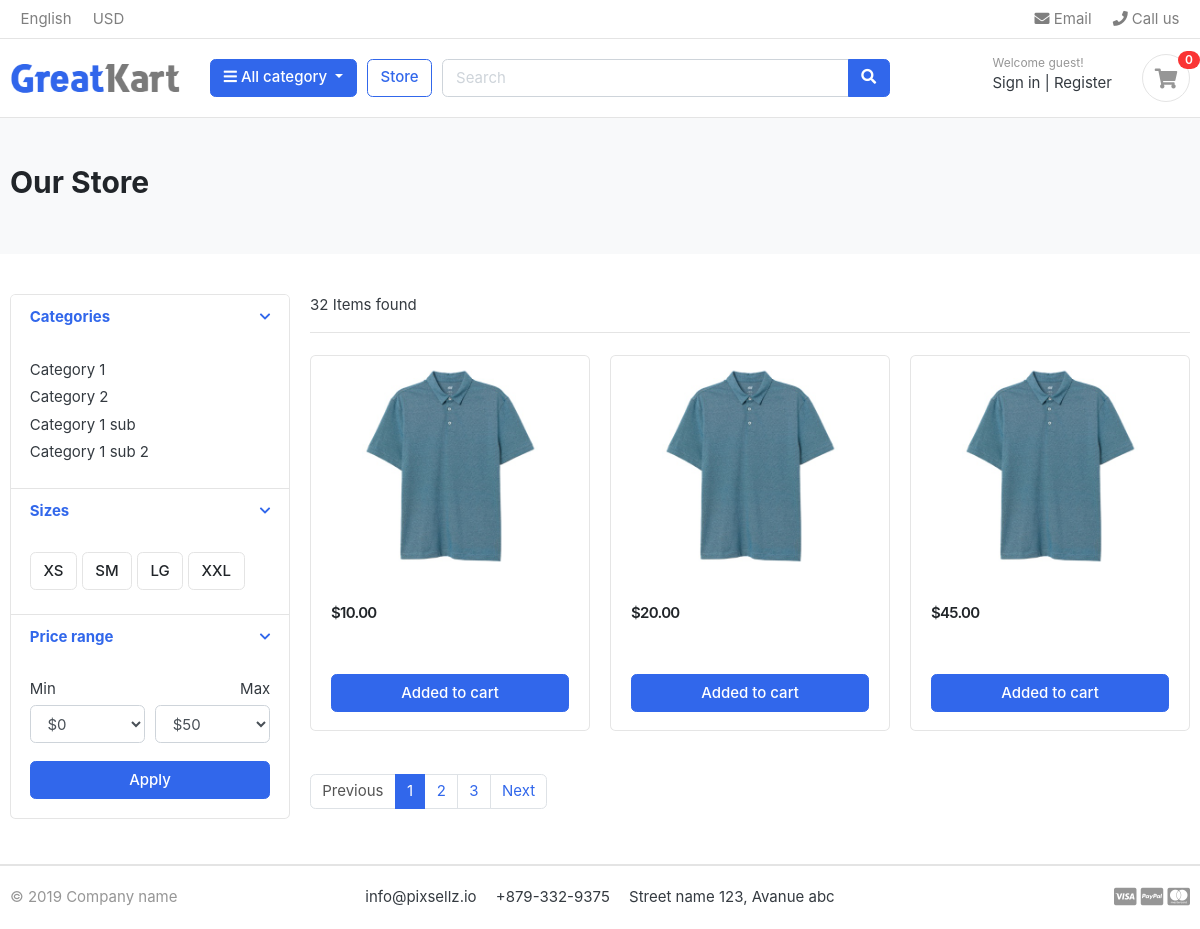
Screenshot of /products/ with the database file from the repository.
### category/models.py (models this page shows, shortened)
class Category(TimeStampedModel):
    name = models.CharField(max_length=50, unique=True)
    slug = models.SlugField(max_length=50, unique=True)
    order = models.IntegerField(default=0)
    class Meta:
        ordering = ['order']

### product/models.py (models this page shows, shortened)
class Product(TimeStampedModel):
    seller = models.ForeignKey(User, on_delete=models.CASCADE, related_name='seller')
    title = models.CharField(max_length=100, unique=True)
    slug = models.SlugField(max_length=100, unique=True)
    description = models.TextField()
    price = models.DecimalField(max_digits=10, decimal_places=2)
    quantity = models.IntegerField(default=0)
    category = models.ForeignKey(Category, on_delete=models.PROTECT, related_name='products')
    color = models.ManyToManyField(Color, blank=True)
    size = models.ManyToManyField(Size, blank=True)
    custom = ProductManager()
    objects = models.Manager()

### product/views.py (the view)
# urls.py: path('products/', ProductListView.as_view(), name='product_list'),
class ProductListView(ListView):
    model = Product
    template_name = 'product/product_list.html'
    context_object_name = 'products'

### category/context_processors.py (called while the page is built)
def categories(request):
    categories = Category.objects.all()
    return {'categories': categories}

### order/context_processors.py (called while the page is built)
def order_count(request):
    if request.user.is_authenticated:
        order_count = OrderItem.objects.filter(customer=request.user, ordered=False).count()
        return {'order_count': order_count}
    return {'order_count': 0}

### templates/product/product_list.html (shortened to what this page needs)
{% extends 'base.html' %}
{% load static %}
{% block content %}
    <section class="section-pagetop bg">
        <div class="container">
            <h2 class="title-page">Our Store</h2>
        </div>
    </section>
    <section class="section-content padding-y">
        <div class="container">
            <div class="row">
                <aside class="col-md-3">
                    <div class="card">
                        <article class="filter-group">
                            <header class="card-header">
                                <a href="#" data-toggle="collapse" data-target="#collapse_1" aria-expanded="true"
                                   class="">
                                    <i class="icon-control fa fa-chevron-down"></i>
                                    <h6 class="title">Categories</h6>
                                </a>
                            </header>
                            <div class="filter-content collapse show" id="collapse_1" style="">
                                <div class="card-body">
                                    <ul class="list-menu">
                                        {% for category in categories %}
                                        <li><a href="#">{{ category.name }} </a></li>
                                        {% endfor %}
                                    </ul>
                                </div>
                            </div>
                        </article>
                        <article class="filter-group">
                            <header class="card-header">
                                <a href="#" data-toggle="collapse" data-target="#collapse_4" aria-expanded="true"
                                   class="">
                                    <i class="icon-control fa fa-chevron-down"></i>
                                    <h6 class="title">Sizes </h6>
                                </a>
                            </header>
                            <div class="filter-content collapse show" id="collapse_4" style="">
                                <div class="card-body">
                                    <label class="checkbox-btn">
                                        <span class="btn btn-light"> XS </span>
                                    </label>
                                    <label class="checkbox-btn">
                                        <span class="btn btn-light"> SM </span>
                                    </label>
                                    <label class="checkbox-btn">
                                        <span class="btn btn-light"> LG </span>
                                    </label>
                                    <label class="checkbox-btn">
                                        <span class="btn btn-light"> XXL </span>
                                    </label>
                                </div>
                            </div>
                        </article>
                        <article class="filter-group">
                            <header class="card-header">
                                <a href="#" data-toggle="collapse" data-target="#collapse_3" aria-expanded="true"
                                   class="">
                                    <i class="icon-control fa fa-chevron-down"></i>
                                    <h6 class="title">Price range </h6>
                                </a>
                            </header>
                            <div class="filter-content collapse show" id="collapse_3" style="">
                                <div class="card-body">
                                    <div class="form-row">
                                        <div class="form-group col-md-6">
                                            <label>Min</label>
                                            <select class="mr-2 form-control">
                                                <option value="0">$0</option>
                                            </select>
                                        </div>
                                        <div class="form-group text-right col-md-6">
                                            <label>Max</label>
                                            <select class="mr-2 form-control">
                                                <option value="50">$50</option>
                                            </select>
                                        </div>
                                    </div>
                                    <button class="btn btn-block btn-primary">Apply</button>
                                </div>
                            </div>
                        </article>
                    </div>
                </aside>
                <main class="col-md-9">
                    <header class="border-bottom mb-4 pb-3">
                        <div class="form-inline">
                            <span class="mr-md-auto">32 Items found </span>
                        </div>
                    </header>
                    <div class="row">
                        {% for product in products %}
                        <div class="col-md-4">
                            <figure class="card card-product-grid">
                                <div class="img-wrap">
                                    <img src="images/items/1.jpg">
                                </div>
                                <figcaption class="info-wrap">
                                    <div class="fix-height">
                                        <div class="price-wrap mt-2">
                                            <span class="price">${{ product.price }}</span>
                                        </div>
                                    </div>
                                    <a href="{% url 'order:add-to-cart' product.pk %}" class="btn btn-block btn-primary">Added to cart </a>
                                </figcaption>
                            </figure>
                        </div>
                        {% endfor %}
                    </div>
                    <nav class="mt-4" aria-label="Page navigation sample">
                        <ul class="pagination">
                            <li class="page-item disabled"><a class="page-link" href="#">Previous</a></li>
                            <li class="page-item active"><a class="page-link" href="#">1</a></li>
                            <li class="page-item"><a class="page-link" href="#">2</a></li>
                            <li class="page-item"><a class="page-link" href="#">3</a></li>
                            <li class="page-item"><a class="page-link" href="#">Next</a></li>
                        </ul>
                    </nav>
                </main>
            </div>
        </div>
    </section>
{% endblock %}

### staticfiles/css/ui.css (style rules this page uses)
html { font-family: "Inter", sans-serif; font-size: 15px; }
.img-wrap { text-align: center; display: block; }
.img-wrap img { max-width: 100%; }
.price-wrap { letter-spacing: -0.7px; }
.padding-y { padding-top: 40px; padding-bottom: 40px; }
figure { margin-bottom: 0; }
article:after, .form-group:after { display: block; clear: both; content: ""; }
.bg { background-color: #f8f9fa; }
.title-page { color: #212529; }
.btn-light { background-color: #fff; border-color: #e4e4e4; }
[class*=list-] li:after { visibility: hidden; display: block; content: ""; overflow: hidden; height: 0; clear: both; }
.list-menu { list-style: none; margin: 0; padding-left: 0; }
.list-menu li { margin-bottom: 5px; }
.list-menu a { color: #343a40; }
[class*=card-product] .img-wrap { overflow: hidden; position: relative; }
[class*=card-product] .img-wrap img { height: 100%; max-width: 100%; width: auto; display: inline-block; -o-object-fit: cover; object-fit: cover; }
.card-product-grid { margin-bottom: 20px; }
.card-product-grid .img-wrap { border-radius: 0.2rem 0.2rem 0 0; height: 220px; }
.card-product-grid .info-wrap { overflow: hidden; padding: 18px 20px; }
.card-product-grid .fix-height { height: 80px; overflow: hidden; }
.card .img-wrap { overflow: hidden; }
.price { font-weight: 600; color: #212529; }
.icon-control { margin-top: 5px; float: right; font-size: 80%; }
.card-header .title { margin-bottom: 0; line-height: 1.5; }
.filter-group { border-bottom: 1px solid #e4e4e4; }
.filter-group .card-header { border-bottom: 0; }
.filter-group:last-child { border-bottom: 0; }
.checkbox-btn { position: relative; }
.section-pagetop { padding: 45px 0; }

### rows the page displays
Category: name "Category 1"
Category: name "Category 2"
Category: name "Category 1 sub"
Category: name "Category 1 sub 2"
Product: price "10.00"
Product: price "20.00"
Product: price "45.00"

### other values shown
{{ order_count }} "0"
